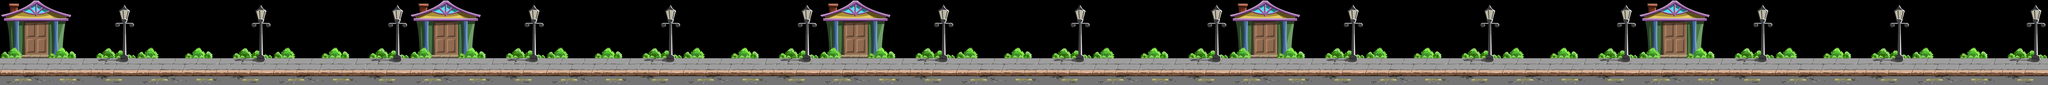

Tiled map render using the project's own tile images. Description and the map definition, with tile-layer contents summarised, below:
An orthogonal 15x1 tile map with 512x320 px tiles, 1 tile layer (Layer 0), 2 tilesets.

<map version="0.99b" orientation="orthogonal" width="15" height="1" tilewidth="512" tileheight="320">
 <tileset name="Sunny Day 01" firstgid="1" tilewidth="512" tileheight="320">
  <image source="Sunny_Day_01.png" />
 </tileset>
 <tileset name="Sunny Day 02" firstgid="2" tilewidth="512" tileheight="320">
  <image source="Sunny_Day_02.png" />
 </tileset>
 <layer name="Layer 0" width="15" height="1">
  <data>[15 cells, 15 non-empty, 2 distinct tile ids]</data>
 </layer>
</map>
